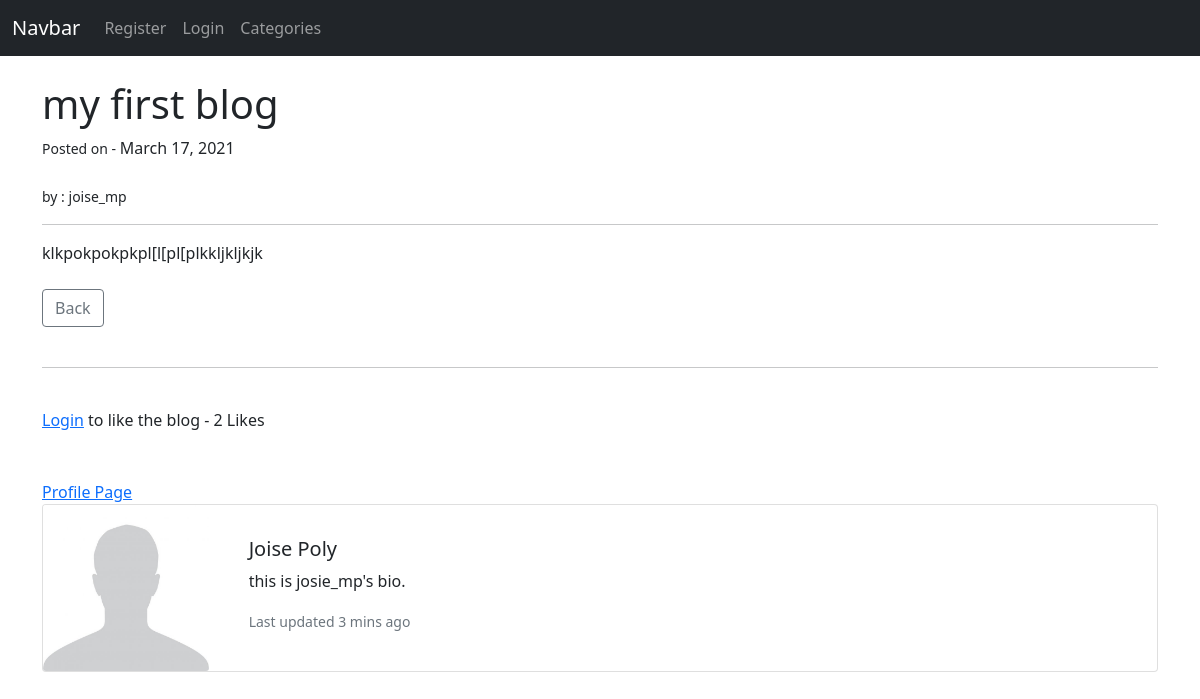
The page /article/38 on the database its author committed.
### blog/models.py (models this page shows, shortened)
class Post(models.Model):
    title = models.CharField(max_length=255)
    author = models.ForeignKey(User, on_delete=models.CASCADE)
    body = RichTextField(blank=True, null=True)
    post_date = models.DateField(auto_now_add=True)
    post_time = models.TimeField(auto_now_add=True)
    category = models.CharField(max_length=255, default='others')
    likes = models.ManyToManyField(User, related_name='blog_posts')
    thumbnail = models.ImageField(null=True, blank=True, upload_to='images/blog/thumbnail')
    def total_likes(self):
        return self.likes.count()

class Profile(models.Model):
    user = models.OneToOneField(User, null=True, on_delete=models.CASCADE)
    bio = models.TextField()
    profile_pic = models.ImageField(null=True, blank=True, upload_to='images/members/profile_pic')
    website_url = models.CharField(max_length=255, null=True, blank=True)
    instagram_url = models.CharField(max_length=255, null=True, blank=True)
    facebook_url = models.CharField(max_length=255, null=True, blank=True)
    twitter_url = models.CharField(max_length=255, null=True, blank=True)
    linkedin_url = models.CharField(max_length=255, null=True, blank=True)
    snapchat_url = models.CharField(max_length=255, null=True, blank=True)

### blog/views.py (the view)
# urls.py: path('article/<int:pk>', BlogDetailView.as_view(), name='blogdetail'),
class BlogDetailView(DetailView):
    model = Post
    template_name = 'blog_detail.html'
    def get_context_data(self, *args, **kwargs):
        likes_count = get_object_or_404(Post, id=self.kwargs['pk'])
        total_likes = likes_count.total_likes()
        liked = False
        if likes_count.likes.filter(id=self.request.user.id).exists():
            liked = True
        context = super(BlogDetailView, self).get_context_data(*args, **kwargs)
        context['total_likes'] = total_likes
        context['liked'] = liked
        return context

### blog/templates/blog_detail.html (shortened to what this page needs)
{% extends 'Navbars/blog_nav.html' %}
{% load static %}
{% block items %}
<h1>{{ post.title }}</h1> <small>Posted on - </small>{{post.post_date}} <br><br>
<small>by : {{post.author}}</small>
<hr>
{{post.body | safe}}
<br><br>
<a class="btn btn-outline-secondary" href="{% url 'bloghome' %}">Back</a>
<br><br>
<hr>
<br>
<form action="{% url 'like_post' post.pk %}" method="POST">
    {% if user.is_authenticated %}
    {% if liked %}
    <button type="submit" name="post_id", value="{{ post.id }}", class="btn btn-outline-danger btn-sm">Unlike</button>
    {% else %}
    <button type="submit" name="post_id", value="{{ post.id }}", class="btn btn-outline-primary btn-sm">Like</button>
    {% endif %}
    {% else %}
    <a href="{% url 'login' %}">Login</a> to like the blog
    {% endif %}
    - {{ total_likes }} Likes
</form>
<br><br>
<a href="{% url 'profile_page' post.author.profile.id %}">Profile Page</a>
<div class="card mb-3">
    <div class="row no-gutters">
      <div class="col-md-2">
        {% if post.author.profile.profile_pic %}
          <img src="{{post.author.profile.profile_pic.url}}" class="card-img" alt="...">
        {% else %}
          <img src="{% static 'Media/images/members/default/profile-pic.jpg' %}" class="card-img" alt="">
        {% endif %}
      </div>
      <div class="col-md-10">
        <div class="card-body">
          <h5 class="card-title">{{ post.author.first_name }} {{ post.author.last_name }}</h5>
          <p class="card-text">{{post.author.profile.bio}}.</p>
          <p class="card-text"><small class="text-muted">Last updated 3 mins ago</small></p>
        </div>
      </div>
    </div>
  </div>
<br><br>
{%endblock%}

### templates/Navbars/blog_nav.html (shortened to what this page needs)
{% extends 'base.html' %}
{% block content %}
<nav class="navbar navbar-expand-lg navbar-dark bg-dark">
    <div class="container-fluid">
      <a class="navbar-brand" href="{% url 'bloghome' %}">Navbar</a>
      <div class="collapse navbar-collapse" id="navbarSupportedContent">
        <ul class="navbar-nav">
        {% if user.is_authenticated %}
            <li class="nav-item">
              <a class="nav-link" href="{% url 'createPost' %}">Create Post</a>
            </li>
            {% if user.is_superuser %}
            <li class="nav-item">
              <a class="nav-link" href="{% url 'add_category' %}">Add Category</a>
            </li>
            {% endif %}
            <li class="nav-item">
              <a class="nav-link" href="{% url 'logout' %}">Logout</a>
            </li>
            <li class="nav-item dropdown">
              <a class="nav-link dropdown-toggle" href="#" id="navbarDropdown" role="button" data-bs-toggle="dropdown" aria-expanded="false">
                Profile
              </a>
              <ul class="dropdown-menu" aria-labelledby="navbarDropdown">
                <li><a class="dropdown-item" href="{% url 'profile_page' user.profile.id %}">Profile</a></li>
                <li><a class="dropdown-item" href="{% url 'edit_profile_page' user.profile.id %}">Edit Profile</a></li>
                <li><a class="dropdown-item" href="{% url 'edit_profile' %}">Settings</a></li>
              </ul>
            </li>
          {% else %}
            <li class="nav-item">
              <a class="nav-link" href="{% url 'register' %}">Register</a>
            </li>
            <li class="nav-item">
              <a class="nav-link" href="{% url 'login' %}">Login</a>
            </li>
        {% endif %}
        {% if category_menu %}
        <li class="nav-item dropdown">
          <a class="nav-link dropdown-toggle" href="#" id="navbarDropdown" role="button" data-bs-toggle="dropdown" aria-expanded="false">
            Categories
          </a>
          <ul class="dropdown-menu" aria-labelledby="navbarDropdown">
            {% for item in category_menu %}
            <li><a class="dropdown-item" href="{% url 'category_page' item %}">{{item}}</a></li>
            {% endfor %}
          </ul>
        </li>
        {%else%}
        <li class="nav-item">
          <a class="nav-link" href="{% url 'category_list_page' %}">Categories</a>
        </li>
        {% endif %}
        </ul>
      </div>
    </div>
  </nav>
  <div class="container mt-4">
    {% block items %}
    {% endblock %}
  </div>
{% endblock %}

### templates/base.html (shortened to what this page needs)
<!doctype html>
<html lang="en">
  <head>
    {% load static %}
    <link href="https://cdn.jsdelivr.net/npm/bootstrap@5.0.0-beta2/dist/css/bootstrap.min.css" rel="stylesheet">
  </head>
  <body>
        {% block content %}
        {% endblock %}
  </body>
</html>

### rows shown on the page
Post: title "my first blog", post_date "March 17, 2021", author "joise_mp", body "klkpokpokpkpl[l[pl[plkkljkljkjk", author.first_name "Joise", author.last_name "Poly", author.profile.bio "this is josie_mp's bio"

### other values the page prints
{{ total_likes }} "2"
